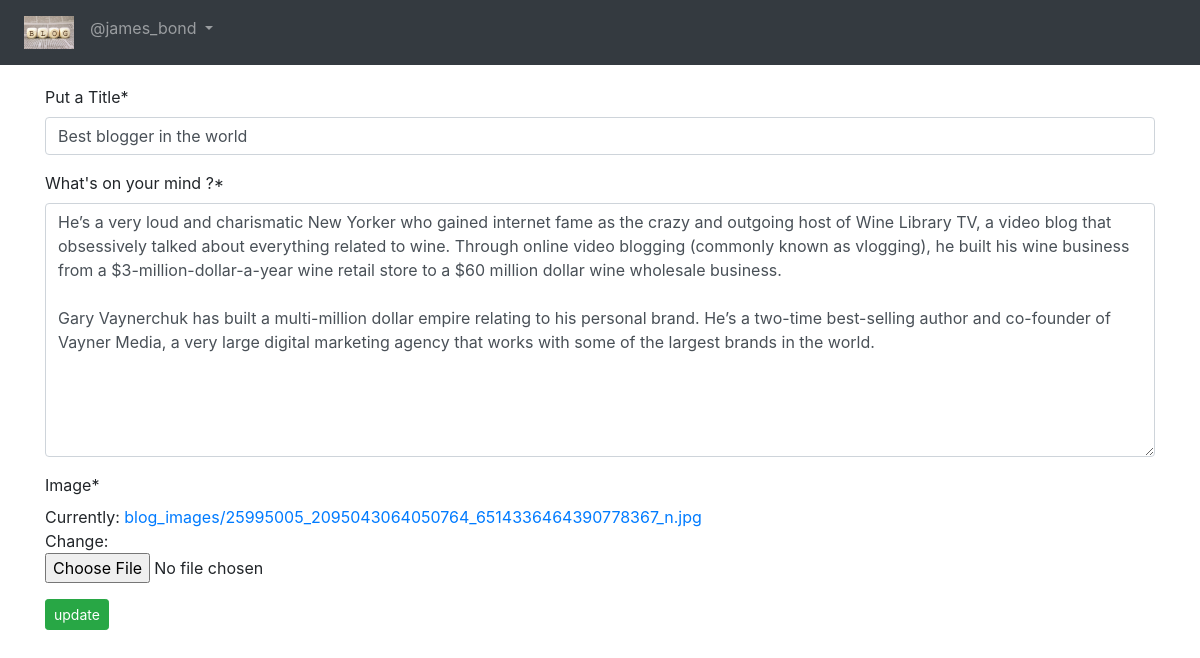
Page /blog/Edit-Blog/1 (signed in) on the earlier database version.
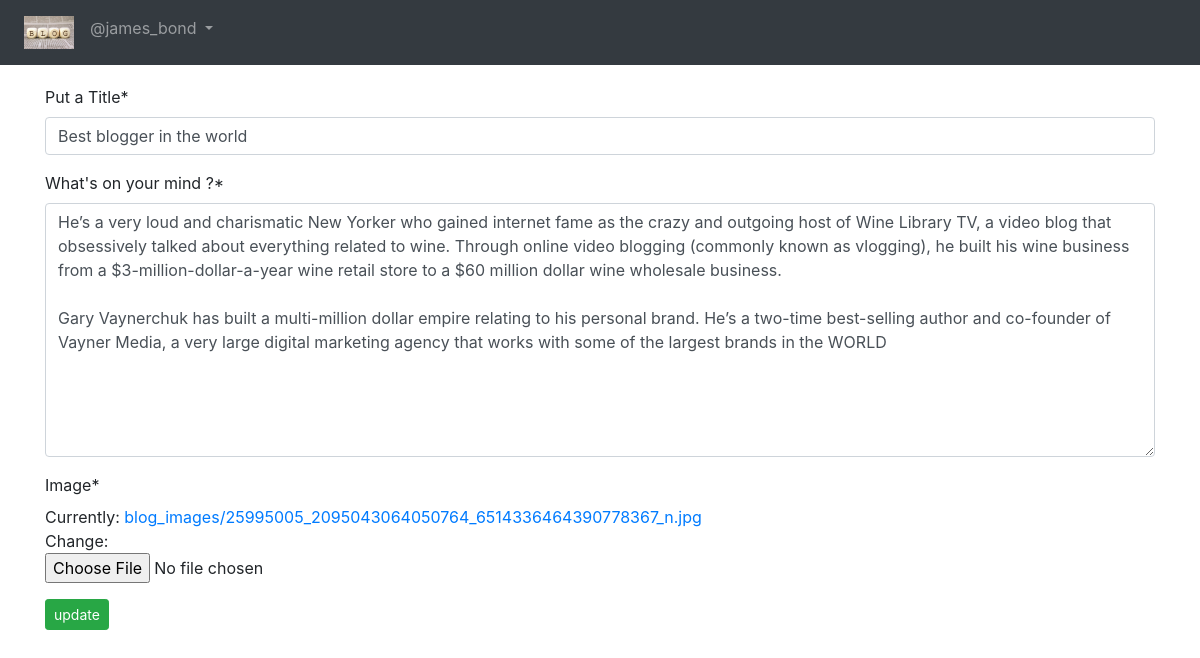
Same page on the later database version.
### Blog_App/models.py (models this page shows, shortened)
class Blog(models.Model):
    author = models.ForeignKey(User,on_delete=models.CASCADE,related_name='post_author')
    blog_title = models.CharField(max_length=264,verbose_name='Put a Title')
    slug = models.SlugField(max_length=264,unique=True)
    blog_content = models.TextField(verbose_name=" What's on your mind ?")
    blog_image = models.ImageField(upload_to='blog_images',verbose_name="Image")
    publish_date = models.DateTimeField(auto_now_add=True)
    update_date = models.DateTimeField(auto_now=True)

### Blog_App/views.py (the view, shortened to what this page needs)
# urls.py: path('Edit-Blog/<pk>',views.Edit_Blog.as_view(),name='Edit_Blog')
class Edit_Blog(LoginRequiredMixin,UpdateView):
    model = Blog
    fields = ('blog_title','blog_content','blog_image')
    template_name = 'Blog_App/Edit_Blog.html'

### templates/Blog_App/Edit_Blog.html (shortened to what this page needs)
{% extends 'base.html' %}
{% load crispy_forms_tags %}
{% block body_block %}
{% if blog.author == user %}
<form method="POST">
  {{form|crispy}}
  <button type="submit" class="btn btn-success btn-sm">update</button>
  {% else %}
  <h2>you are not allowed to view this page-- error 404</h2>
</form>
{% endif %}
{% endblock %}

Differences in the rows shown:
changed Blog "Best blogger in the world": blog_content "…largest brands in the world." → "…largest brands in the WORLD"
